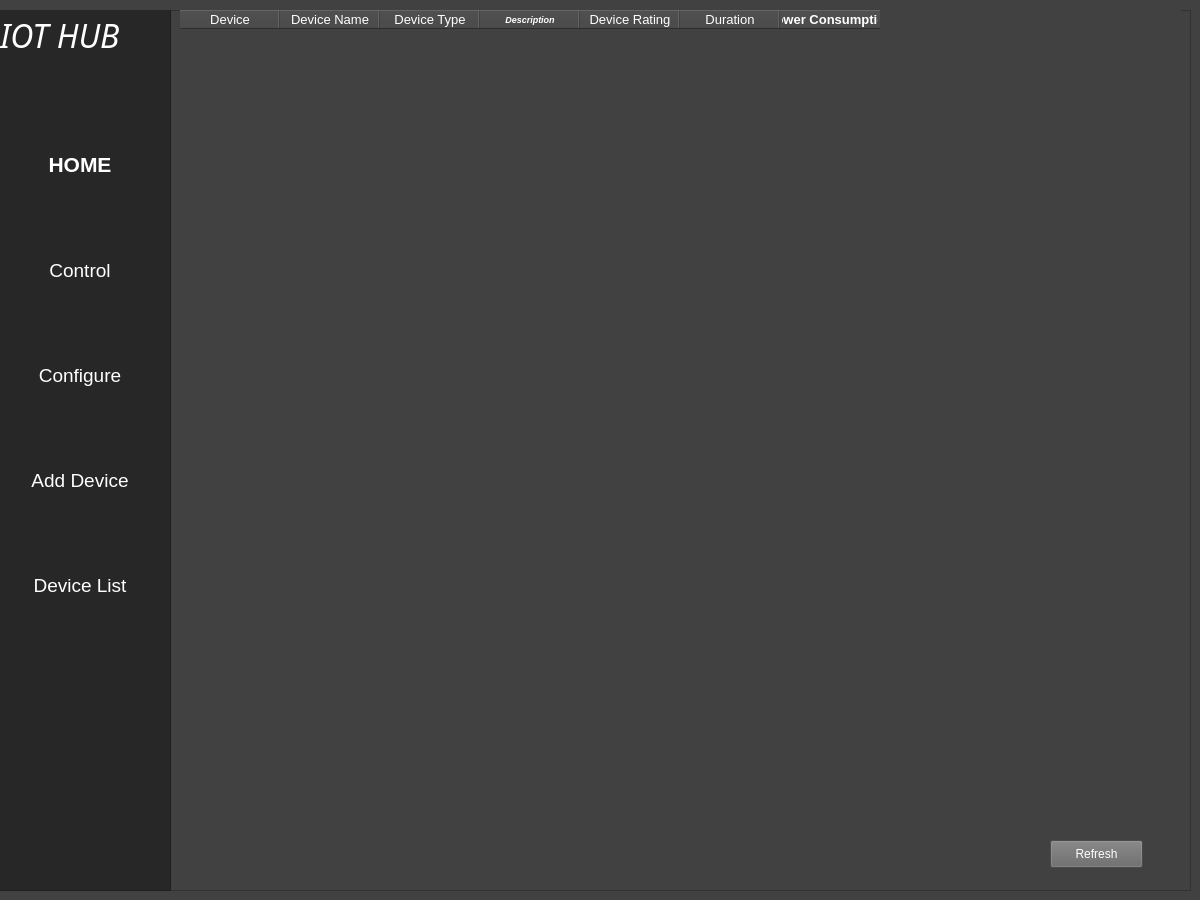
<?xml version="1.0" encoding="UTF-8"?>
<ui version="4.0">
 <class>MainWindow</class>
 <widget class="QMainWindow" name="MainWindow">
  <property name="geometry">
   <rect>
    <x>0</x>
    <y>0</y>
    <width>1200</width>
    <height>900</height>
   </rect>
  </property>
  <property name="windowTitle">
   <string>MainWindow</string>
  </property>
  <property name="styleSheet">
   <string notr="true">background-color: rgb(65, 65, 65);</string>
  </property>
  <widget class="QWidget" name="MainWidget">
   <widget class="QFrame" name="frame">
    <property name="geometry">
     <rect>
      <x>0</x>
      <y>10</y>
      <width>1191</width>
      <height>881</height>
     </rect>
    </property>
    <property name="frameShape">
     <enum>QFrame::StyledPanel</enum>
    </property>
    <property name="frameShadow">
     <enum>QFrame::Raised</enum>
    </property>
    <widget class="QTableWidget" name="TableWidget">
     <property name="geometry">
      <rect>
       <x>180</x>
       <y>0</y>
       <width>1001</width>
       <height>801</height>
      </rect>
     </property>
     <property name="maximumSize">
      <size>
       <width>1200</width>
       <height>900</height>
      </size>
     </property>
     <property name="font">
      <font>
       <family>Mongolian Baiti</family>
       <pointsize>12</pointsize>
       <weight>50</weight>
       <italic>false</italic>
       <bold>false</bold>
      </font>
     </property>
     <property name="layoutDirection">
      <enum>Qt::LeftToRight</enum>
     </property>
     <property name="styleSheet">
      <string notr="true">gridline-color: rgb(255, 255, 255);
color: rgb(255, 255, 255);
font: 12pt &quot;Mongolian Baiti&quot;;</string>
     </property>
     <property name="frameShape">
      <enum>QFrame::NoFrame</enum>
     </property>
     <property name="verticalScrollBarPolicy">
      <enum>Qt::ScrollBarAlwaysOff</enum>
     </property>
     <property name="showGrid">
      <bool>true</bool>
     </property>
     <property name="gridStyle">
      <enum>Qt::DashDotDotLine</enum>
     </property>
     <property name="sortingEnabled">
      <bool>true</bool>
     </property>
     <property name="wordWrap">
      <bool>true</bool>
     </property>
     <column>
      <property name="text">
       <string>Device</string>
      </property>
      <property name="font">
       <font>
        <pointsize>10</pointsize>
       </font>
      </property>
     </column>
     <column>
      <property name="text">
       <string>Device Name</string>
      </property>
      <property name="font">
       <font>
        <pointsize>10</pointsize>
       </font>
      </property>
     </column>
     <column>
      <property name="text">
       <string>Device Type</string>
      </property>
      <property name="font">
       <font>
        <pointsize>10</pointsize>
       </font>
      </property>
     </column>
     <column>
      <property name="text">
       <string>Description</string>
      </property>
      <property name="font">
       <font>
        <pointsize>7</pointsize>
        <weight>75</weight>
        <italic>true</italic>
        <bold>true</bold>
       </font>
      </property>
      <property name="background">
       <color>
        <red>255</red>
        <green>85</green>
        <blue>0</blue>
       </color>
      </property>
     </column>
     <column>
      <property name="text">
       <string>Device Rating</string>
      </property>
      <property name="font">
       <font>
        <pointsize>10</pointsize>
       </font>
      </property>
      <property name="textAlignment">
       <set>AlignCenter</set>
      </property>
     </column>
     <column>
      <property name="text">
       <string>Duration</string>
      </property>
      <property name="font">
       <font>
        <pointsize>10</pointsize>
       </font>
      </property>
      <property name="textAlignment">
       <set>AlignCenter</set>
      </property>
     </column>
     <column>
      <property name="text">
       <string>Power Consumption</string>
      </property>
      <property name="font">
       <font>
        <pointsize>10</pointsize>
        <weight>75</weight>
        <bold>true</bold>
       </font>
      </property>
      <property name="textAlignment">
       <set>AlignCenter</set>
      </property>
     </column>
    </widget>
    <widget class="QPushButton" name="pushButton">
     <property name="geometry">
      <rect>
       <x>1050</x>
       <y>830</y>
       <width>93</width>
       <height>28</height>
      </rect>
     </property>
     <property name="styleSheet">
      <string notr="true">background-color: rgb(104, 104, 104);
color: rgb(255, 255, 255);</string>
     </property>
     <property name="text">
      <string>Refresh</string>
     </property>
    </widget>
    <widget class="QFrame" name="frame_3">
     <property name="geometry">
      <rect>
       <x>-10</x>
       <y>-10</y>
       <width>181</width>
       <height>891</height>
      </rect>
     </property>
     <property name="styleSheet">
      <string notr="true">
background-color: rgb(39, 39, 39);</string>
     </property>
     <property name="frameShape">
      <enum>QFrame::StyledPanel</enum>
     </property>
     <property name="frameShadow">
      <enum>QFrame::Raised</enum>
     </property>
     <widget class="QLabel" name="label_4">
      <property name="geometry">
       <rect>
        <x>10</x>
        <y>20</y>
        <width>151</width>
        <height>31</height>
       </rect>
      </property>
      <property name="font">
       <font>
        <family>Monotype Corsiva</family>
        <pointsize>24</pointsize>
        <weight>50</weight>
        <italic>true</italic>
        <bold>false</bold>
       </font>
      </property>
      <property name="styleSheet">
       <string notr="true">color: rgb(255, 255, 255);</string>
      </property>
      <property name="frameShadow">
       <enum>QFrame::Plain</enum>
      </property>
      <property name="text">
       <string>IOT HUB</string>
      </property>
     </widget>
     <widget class="QLabel" name="label_5">
      <property name="geometry">
       <rect>
        <x>30</x>
        <y>110</y>
        <width>121</width>
        <height>21</height>
       </rect>
      </property>
      <property name="font">
       <font>
        <pointsize>14</pointsize>
        <weight>75</weight>
        <bold>true</bold>
       </font>
      </property>
      <property name="styleSheet">
       <string notr="true">color: rgb(255, 255, 255);</string>
      </property>
      <property name="frameShadow">
       <enum>QFrame::Plain</enum>
      </property>
      <property name="text">
       <string/>
      </property>
     </widget>
     <widget class="QWidget" name="verticalLayoutWidget_2">
      <property name="geometry">
       <rect>
        <x>10</x>
        <y>80</y>
        <width>160</width>
        <height>591</height>
       </rect>
      </property>
      <layout class="QVBoxLayout" name="verticalLayout_3">
       <item>
        <widget class="QPushButton" name="home">
         <property name="font">
          <font>
           <pointsize>16</pointsize>
           <weight>75</weight>
           <bold>true</bold>
          </font>
         </property>
         <property name="styleSheet">
          <string notr="true">color: rgb(255, 255, 255);</string>
         </property>
         <property name="text">
          <string>HOME</string>
         </property>
         <property name="flat">
          <bool>true</bool>
         </property>
        </widget>
       </item>
       <item>
        <widget class="QPushButton" name="control">
         <property name="font">
          <font>
           <pointsize>14</pointsize>
          </font>
         </property>
         <property name="styleSheet">
          <string notr="true">color: rgb(255, 255, 255);</string>
         </property>
         <property name="text">
          <string>Control</string>
         </property>
         <property name="flat">
          <bool>true</bool>
         </property>
        </widget>
       </item>
       <item>
        <widget class="QPushButton" name="configure">
         <property name="font">
          <font>
           <pointsize>14</pointsize>
          </font>
         </property>
         <property name="styleSheet">
          <string notr="true">color: rgb(255, 255, 255);</string>
         </property>
         <property name="text">
          <string>Configure</string>
         </property>
         <property name="flat">
          <bool>true</bool>
         </property>
        </widget>
       </item>
       <item>
        <widget class="QPushButton" name="add_device">
         <property name="font">
          <font>
           <pointsize>14</pointsize>
          </font>
         </property>
         <property name="styleSheet">
          <string notr="true">color: rgb(255, 255, 255);</string>
         </property>
         <property name="text">
          <string>Add Device</string>
         </property>
         <property name="flat">
          <bool>true</bool>
         </property>
        </widget>
       </item>
       <item>
        <widget class="QPushButton" name="device_list">
         <property name="font">
          <font>
           <pointsize>14</pointsize>
          </font>
         </property>
         <property name="styleSheet">
          <string notr="true">color: rgb(255, 255, 255);</string>
         </property>
         <property name="text">
          <string>Device List</string>
         </property>
         <property name="flat">
          <bool>true</bool>
         </property>
        </widget>
       </item>
      </layout>
     </widget>
    </widget>
   </widget>
  </widget>
 </widget>
 <resources/>
 <connections/>
</ui>
